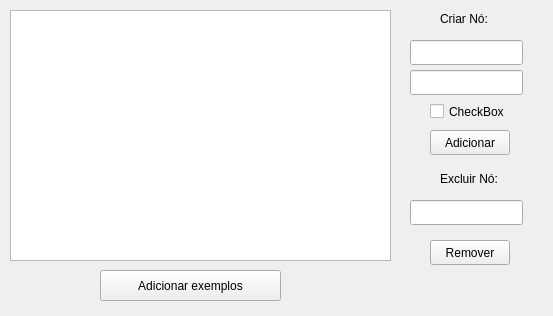
<?xml version="1.0" encoding="UTF-8"?>
<ui version="4.0">
 <class>telaArvore</class>
 <widget class="QWidget" name="telaArvore">
  <property name="geometry">
   <rect>
    <x>0</x>
    <y>0</y>
    <width>553</width>
    <height>316</height>
   </rect>
  </property>
  <property name="windowTitle">
   <string>Form</string>
  </property>
  <widget class="QCheckBox" name="ehCasa">
   <property name="geometry">
    <rect>
     <x>430</x>
     <y>100</y>
     <width>82</width>
     <height>23</height>
    </rect>
   </property>
   <property name="text">
    <string>CheckBox</string>
   </property>
  </widget>
  <widget class="QPushButton" name="btAdd">
   <property name="geometry">
    <rect>
     <x>430</x>
     <y>130</y>
     <width>80</width>
     <height>25</height>
    </rect>
   </property>
   <property name="text">
    <string>Adicionar</string>
   </property>
  </widget>
  <widget class="QGraphicsView" name="graphicsViewArvore">
   <property name="geometry">
    <rect>
     <x>10</x>
     <y>10</y>
     <width>381</width>
     <height>251</height>
    </rect>
   </property>
  </widget>
  <widget class="QLabel" name="label">
   <property name="geometry">
    <rect>
     <x>440</x>
     <y>10</y>
     <width>54</width>
     <height>17</height>
    </rect>
   </property>
   <property name="text">
    <string>Criar Nó:</string>
   </property>
  </widget>
  <widget class="QLineEdit" name="lNome">
   <property name="geometry">
    <rect>
     <x>410</x>
     <y>40</y>
     <width>113</width>
     <height>25</height>
    </rect>
   </property>
  </widget>
  <widget class="QLineEdit" name="lNum">
   <property name="geometry">
    <rect>
     <x>410</x>
     <y>70</y>
     <width>113</width>
     <height>25</height>
    </rect>
   </property>
  </widget>
  <widget class="QLabel" name="label_2">
   <property name="geometry">
    <rect>
     <x>440</x>
     <y>170</y>
     <width>71</width>
     <height>17</height>
    </rect>
   </property>
   <property name="text">
    <string>Excluir Nó:</string>
   </property>
  </widget>
  <widget class="QLineEdit" name="lRemov">
   <property name="geometry">
    <rect>
     <x>410</x>
     <y>200</y>
     <width>113</width>
     <height>25</height>
    </rect>
   </property>
  </widget>
  <widget class="QPushButton" name="btRemover">
   <property name="geometry">
    <rect>
     <x>430</x>
     <y>240</y>
     <width>80</width>
     <height>25</height>
    </rect>
   </property>
   <property name="text">
    <string>Remover</string>
   </property>
  </widget>
  <widget class="QPushButton" name="addEx">
   <property name="geometry">
    <rect>
     <x>100</x>
     <y>270</y>
     <width>181</width>
     <height>31</height>
    </rect>
   </property>
   <property name="text">
    <string>Adicionar exemplos</string>
   </property>
  </widget>
 </widget>
 <resources/>
 <connections/>
</ui>
